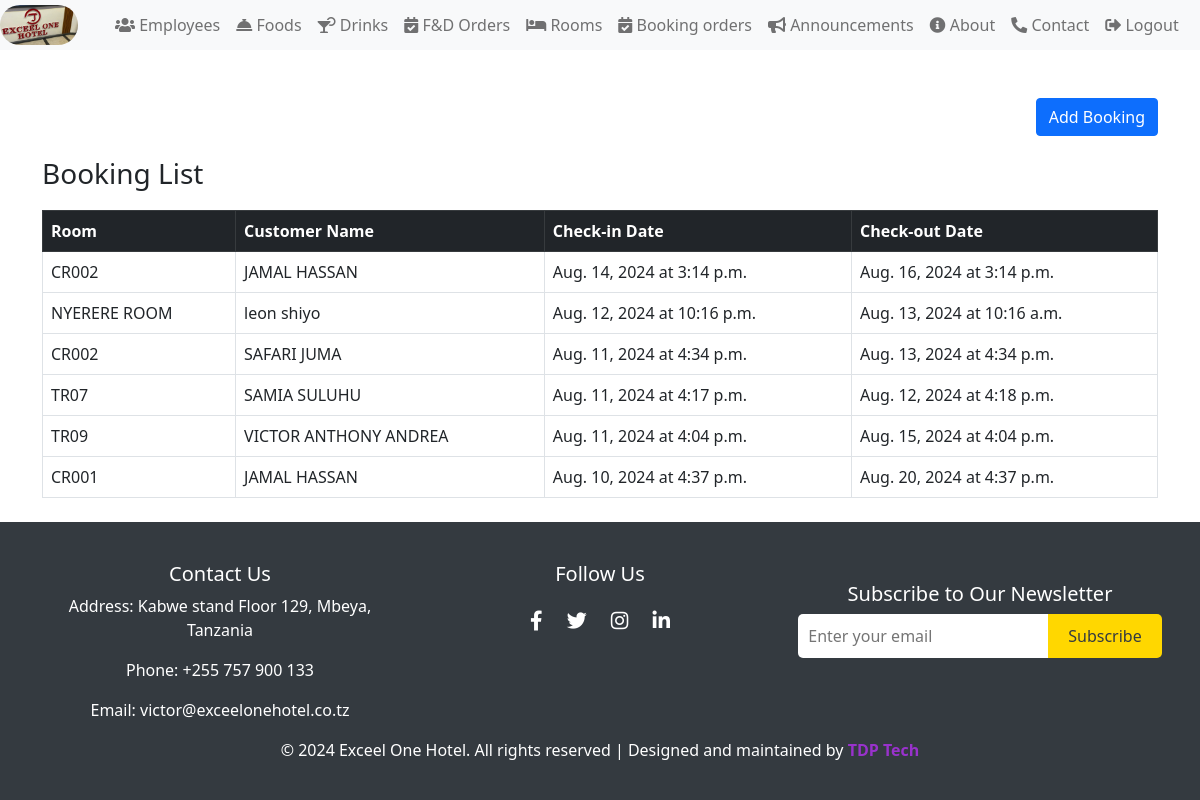
The app's page /Room/bookings/ (signed in) with its own data.
### RoomBookingApp/models.py (models this page shows, shortened)
class Booking(models.Model):
    STATUS_CHOICES = [
        ('pending', 'Pending'),
        ('confirmed', 'Confirmed'),
        ('checked_in', 'Checked-In'),
        ('checked_out', 'Checked-Out'),
        ('canceled', 'Canceled'),
    ]
    room = models.ForeignKey(Room, on_delete=models.CASCADE)
    customer_name = models.CharField(max_length=100)
    check_in_date = models.DateField()
    check_in_time = models.TimeField()
    check_out_date = models.DateField()
    check_out_time = models.TimeField()
    user = models.ForeignKey(User, on_delete=models.CASCADE, related_name='bookings')
    status = models.CharField(max_length=20, choices=STATUS_CHOICES, default='pending')

class Room(models.Model):
    room_number = models.CharField(max_length=50, unique=True)
    room_type = models.CharField(max_length=100)
    price = models.DecimalField(max_digits=12, decimal_places=2)
    user = models.ForeignKey(User, on_delete=models.CASCADE, related_name='rooms')

### RoomBookingApp/views.py (the view)
# urls.py: path('bookings/', views.booking_list, name='booking_list'),
@login_required
def booking_list(request):
    bookings = Booking.objects.all().order_by('-id')
    return render(request, 'booking_list.html', {'bookings': bookings})

### RoomBookingApp/templates/booking_list.html (shortened to what this page needs)
{% extends 'base.html' %}
{% block content %}
<div class="d-flex justify-content-between align-items-center mb-3">
    {% with user.userprofile.role as role %}
        {% if role.name == 'Admin' %}
            <a href="{% url 'booking_create' %}" class="btn btn-primary">Add Booking</a>
        {% endif %}
    {% endwith %}
</div>
{% if bookings %}
<p class="booking-list">Booking List</p>
<table class="table table-bordered">
    <thead class="table-dark">
        <tr>
            <th>Room</th>
            <th>Customer Name</th>
            <th>Check-in Date</th>
            <th>Check-out Date</th>
        </tr>
    </thead>
    <tbody>
        {% for booking in bookings %}
        <tr>
            <td>{{ booking.room.room_number }}</td>
            <td>{{ booking.customer_name }}</td>
            <td>{{ booking.check_in_date }} at {{ booking.check_in_time }}</td>
            <td>{{ booking.check_out_date }} at {{ booking.check_out_time }}</td>
        </tr>
        {% endfor %}
    </tbody>
</table>
{% else %}
    <div class="container d-flex justify-content-center align-items-center">
        <p class="alert alert-warning">There is no booking history or list available</p>
    </div>
{% endif %}
{% endblock %}

### templates/base.html (style rules this page uses)
* { box-sizing: border-box; }

### RoomBookingApp/templates/booking_list.html (style rules this page uses)
.booking-list { font-size: 28px; }

### records on screen
Booking: room.room_number "CR002", customer_name "JAMAL HASSAN", check_in_date "Aug. 14, 2024", check_in_time "3:14 p.m.", check_out_date "Aug. 16, 2024", check_out_time "3:14 p.m."
Booking: room.room_number "NYERERE ROOM", customer_name "leon shiyo", check_in_date "Aug. 12, 2024", check_in_time "10:16 p.m.", check_out_date "Aug. 13, 2024", check_out_time "10:16 a.m."
Booking: room.room_number "CR002", customer_name "SAFARI JUMA", check_in_date "Aug. 11, 2024", check_in_time "4:34 p.m.", check_out_date "Aug. 13, 2024", check_out_time "4:34 p.m."
Booking: room.room_number "TR07", customer_name "SAMIA SULUHU", check_in_date "Aug. 11, 2024", check_in_time "4:17 p.m.", check_out_date "Aug. 12, 2024", check_out_time "4:18 p.m."
Booking: room.room_number "TR09", customer_name "VICTOR ANTHONY ANDREA", check_in_date "Aug. 11, 2024", check_in_time "4:04 p.m.", check_out_date "Aug. 15, 2024", check_out_time "4:04 p.m."
Booking: room.room_number "CR001", customer_name "JAMAL HASSAN", check_in_date "Aug. 10, 2024", check_in_time "4:37 p.m.", check_out_date "Aug. 20, 2024", check_out_time "4:37 p.m."
